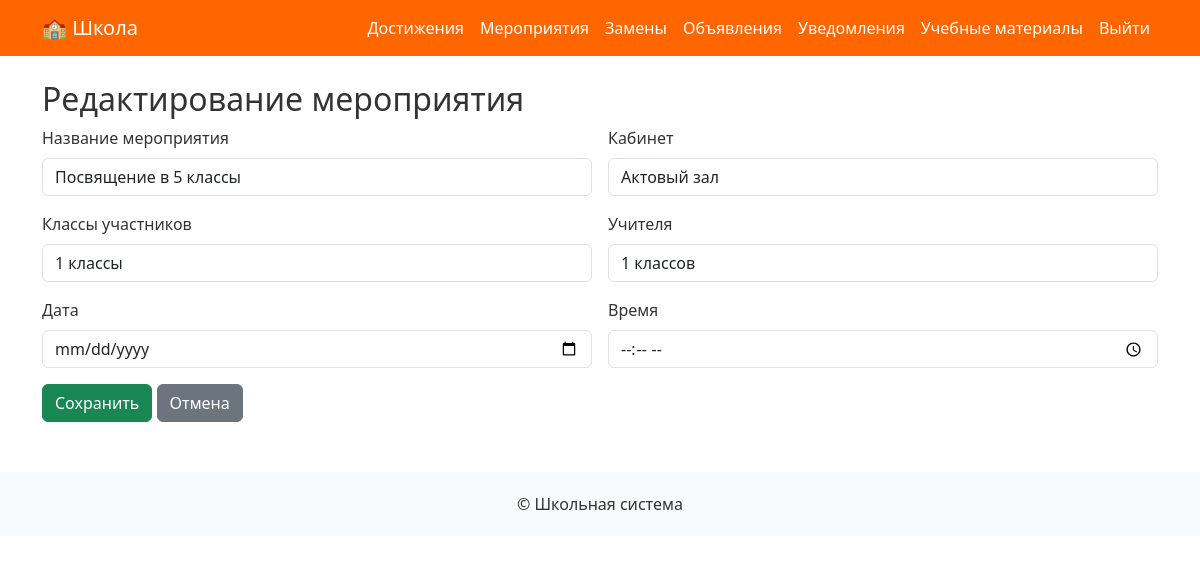
The page /events/update/1/ (signed in) on the database its author committed.
### events/models.py (models this page shows, shortened)
class Event(models.Model):
    name = models.CharField("Название мероприятия", max_length=255)
    place = models.CharField("Место", max_length=255)
    participants_classes = models.CharField("Классы участников", max_length=255, blank=True)
    participants_teachers = models.CharField("Учителя", max_length=255, blank=True)
    date = models.DateField("Дата")
    created_by = models.ForeignKey(User, on_delete=models.CASCADE, related_name='events')
    time = models.TimeField("Время", blank=True, null=True)  # новое поле
    class Meta:
        verbose_name = "Мероприятие"
        verbose_name_plural = "Мероприятия"
        ordering = ['date' , 'time']

### events/views.py (the view)
# urls.py: path('update/<int:pk>/', views.event_update, name='event_update'),
@login_required
@admin_required
def event_update(request, pk):
    event = get_object_or_404(Event, pk=pk)
    form = EventForm(request.POST or None, instance=event)
    if request.method == 'POST' and form.is_valid():
        form.save()
        messages.success(request, 'Мероприятие обновлено!')
        return redirect('events:event_list')
    return render(request, 'events/event_form.html', {'form': form})

### events/forms.py
class EventForm(forms.ModelForm):
    class Meta:
        model = Event
        fields = ['name', 'place', 'participants_classes', 'participants_teachers', 'date', 'time']
        widgets = {
            'date': forms.DateInput(attrs={'type': 'date', 'class': 'form-control'}),
            'time': forms.TimeInput(attrs={'type': 'time', 'class': 'form-control'}),
            'name': forms.TextInput(attrs={'class': 'form-control'}),
            'place': forms.TextInput(attrs={'class': 'form-control'}),
            'participants_classes': forms.TextInput(attrs={'class': 'form-control'}),
            'participants_teachers': forms.TextInput(attrs={'class': 'form-control'}),
        }
        labels = {
            'name': 'Название мероприятия',
            'place': 'Кабинет',
            'participants_classes': 'Классы участников',
            'participants_teachers': 'Учителя',
            'date': 'Дата',
            'time': 'Время',
        }

### users/utils.py (called while the page is built)
def admin_required(function):
    return user_passes_test(lambda u: u.is_admin)(function)

### templates/events/event_form.html (shortened to what this page needs)
{% extends 'base.html' %}
{% block content %}
<h2>{{ form.instance.pk|yesno:"Редактирование мероприятия,Создание мероприятия" }}</h2>
<form method="POST" class="row g-3">
    {% for field in form %}
        <div class="col-md-6">
            <label for="{{ field.id_for_label }}" class="form-label">{{ field.label }}</label>
            {{ field }}
        </div>
    {% endfor %}
    <div class="col-12">
        <button type="submit" class="btn btn-success">Сохранить</button>
        <a href="{% url 'events:event_list' %}" class="btn btn-secondary">Отмена</a>
    </div>
</form>
{% endblock %}

### templates/base.html (style rules this page uses)
body { background-color: #ffffff; color: #333; }

### rows shown on the page
Event: instance.pk "Редактирование мероприятия", form "Посвящение в 5 классы" "Актовый зал" "1 классы" "1 классов"

### other values the page prints
{{ field.label }} "Название мероприятия" "Кабинет" "Классы участников" "Учителя" "Дата" "Время"
